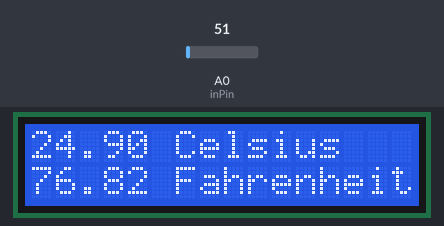
The sketch below on a simulated Arduino Uno, built with avr-gcc and run on an emulated ATmega328P. Shown: 16×2 character LCD. Inputs (shaded band) come from the test bench; at power-on: A0 (inPin) = 51.

Above: at 1.2 s.
1.3 s: A0 (inPin) set to 61
At 11.2 s:
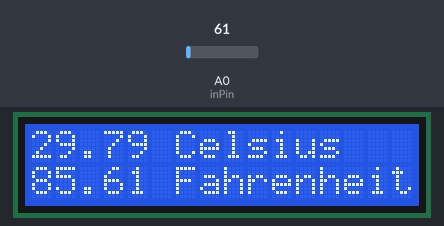
11.5 s: A0 (inPin) set to 71
At 21.2 s:
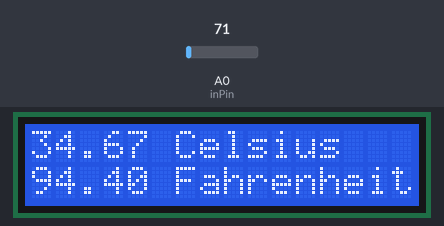
21.5 s: A0 (inPin) set to 86
At 30.6 s:
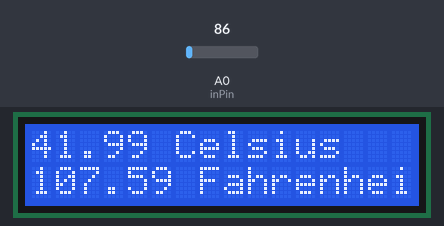
Timing chart, 0 to 32.1 s (numbered marks = the images above; inputs shaded):
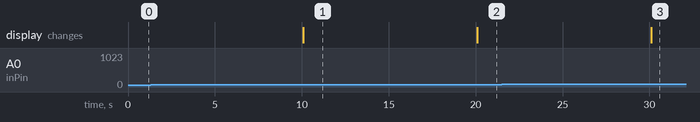

The sketch:

11_Digital_thermometer_using_arduino_and_LM35_Temperature.ino
```cpp
/***********************************************************
File name:   11 Digital thermometer using arduino and LM35 Temperature sensor.ino Description:
Let, LM35 using LCD display. *********************************************/

#include <LiquidCrystal.h>
LiquidCrystal lcd(12, 11, 5, 4, 3, 2);
const int inPin = 0;
void setup()
  {
    lcd.begin(16, 2);
  }
void loop()
  {
    int value = analogRead(inPin);
    lcd.setCursor(0, 1);
    float millivolts = (value / 1024.0) * 5000;
    float celsius = millivolts / 10;
    lcd.clear();
    lcd.setCursor(0,0);
    lcd.print(celsius);
    lcd.print(" Celsius");
    lcd.setCursor(0,1);
    lcd.print((celsius * 9)/ 5 + 32);
    lcd.print(" Fahrenheit");
    delay(10000);
  }
```

Measured:
- after the input at 1.3 s, the display: changes after 8.8 s (image 1)
- after the input at 11.5 s, the display: changes after 8.6 s (image 2)
- after the input at 21.5 s, the display: changes after 8.6 s (image 3)
